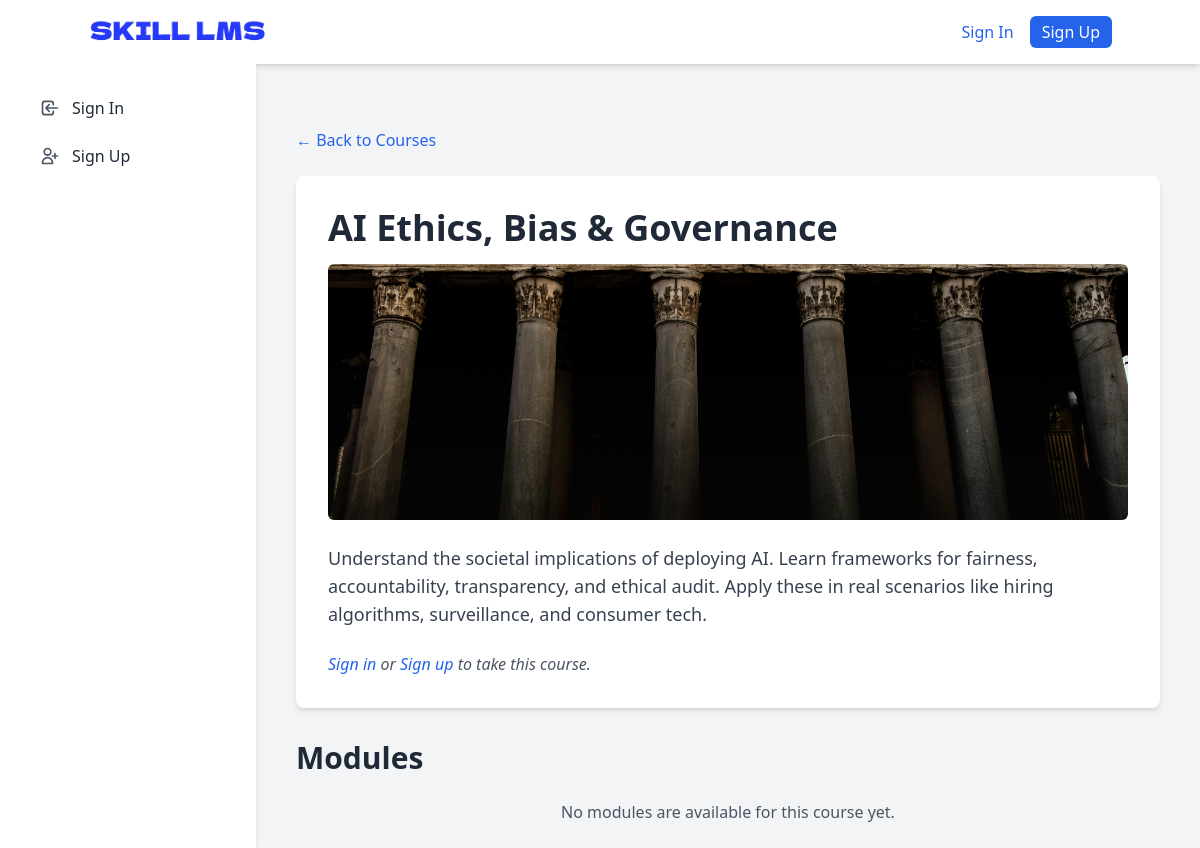
/courses/ai-ethics-bias-governance/, run on the app's committed database.
### courses/models.py (models this page shows, shortened)
class Course(models.Model):
    title = models.CharField(max_length=200, help_text="Title of the course.")
    slug = models.SlugField(unique=True, max_length=200, help_text="URL-friendly identifier for the course.")
    description = models.TextField(blank=True, help_text="Brief overview of the course.")
    image = models.ImageField(
        upload_to='course_images/',
        blank=True,
        null=True,
        help_text="Thumbnail or banner image for the course."
    )
    created_at = models.DateTimeField(auto_now_add=True)
    updated_at = models.DateTimeField(auto_now=True)
    class Meta:
        verbose_name_plural = "Courses"
        ordering = ['title']

### courses/views.py (the view)
# urls.py: path('<slug:course_slug>/', views.course_detail, name='course_detail'),
def course_detail(request, course_slug):
    course = get_object_or_404(Course, slug=course_slug)
    modules = course.modules.all().order_by('order')
    return render(request, 'courses/course_detail.html', {
        'course': course,
        'modules': modules,
    })

### templates/courses/course_detail.html (shortened to what this page needs)
{% extends 'base.html' %}
{% block content %}
    <div class="container mx-auto mt-10 px-4">
        <div class="mb-6">
            <a href="{% url 'courses:course_list' %}" class="text-blue-600 hover:underline">← Back to Courses</a>
        </div>
        <div class="bg-white rounded-lg shadow-md p-8 mb-8">
            <h1 class="text-4xl font-bold text-gray-800 mb-4">{{ course.title }}</h1>
            {% if course.image %}
                <img src="{{ course.image.url }}" alt="{{ course.title }} banner" class="w-full h-64 object-cover rounded-md mb-6">
            {% endif %}
            <p class="text-gray-700 text-lg mb-6">{{ course.description }}</p>
            {% if user.is_authenticated %}
                <form method="post" action="{% url 'users:take_course' course.slug %}">
                    {% csrf_token %}
                    <button type="submit"
                            class="bg-green-500 hover:bg-green-700 text-white font-bold py-2 px-4 rounded focus:outline-none focus:shadow-outline">
                        Take This Course
                    </button>
                </form>
            {% else %}
                 <p class="text-gray-600 italic">
                     <a href="{% url 'users:signin' %}" class="text-blue-600 hover:underline">Sign in</a> or
                     <a href="{% url 'users:signup' %}" class="text-blue-600 hover:underline">Sign up</a> to take this course.
                 </p>
            {% endif %}
        </div>
        <h2 class="text-3xl font-semibold text-gray-800 mb-6">Modules</h2>
        <div class="space-y-6">
            {% for module in modules %}
                <div class="bg-white rounded-lg shadow-md p-6">
                    <h3 class="text-2xl font-semibold text-gray-800 mb-4">{{ module.order }}. {{ module.title }}</h3>
                    {% if module.description %}
                         <p class="text-gray-600 mb-4">{{ module.description }}</p>
                    {% endif %}
                    {% if module.lessons.all %}
                        <ul class="list-disc list-inside space-y-2">
                            {% for lesson in module.lessons.all %}
                                <li class="text-gray-700">
                                    <a href="{% url 'courses:lesson_detail' course.slug lesson.slug %}" class="text-blue-600 hover:underline">
                                        {{ lesson.order }}. {{ lesson.title }}
                                    </a>
                                </li>
                            {% endfor %}
                        </ul>
                    {% else %}
                        <p class="text-gray-600 italic">No lessons in this module yet.</p>
                    {% endif %}
                </div>
            {% empty %}
                <div class="text-center text-gray-600">
                    No modules are available for this course yet.
                </div>
            {% endfor %}
        </div>
    </div>
{% endblock %}

### templates/base.html (shortened to what this page needs)
{% load static %}
<!DOCTYPE html>
<html lang="en">
<head>
    <script src="https://cdn.tailwindcss.com"></script>
</head>
<body class="bg-gray-100 font-sans">
    {% include 'partials/_navbar.html' %}
    <div id="content-area" class="flex flex-grow">
        {% include 'partials/_sidebar.html' %}
        <main class="flex-grow p-6">
            {% block content %}
            {% endblock %}
        </main>
    </div>
</body>
</html>

### templates/partials/_navbar.html
{% load static %}
<nav class="bg-white p-4 shadow-md">
    <div class="container mx-auto flex justify-between items-center">
        <a href="{% url 'users:dashboard' %}" class="text-gray-800 text-2xl font-bold">
            <img class="h-8" src="{% static 'img/logo.png' %}" alt="Skill-LMS Logo">
        </a>
        <div class="flex items-center space-x-4">
            {% if user.is_authenticated %}
                <span class="text-gray-800">Welcome, {{ user.username }}!</span>
                <a href="{% url 'users:signout' %}" class="bg-blue-600 text-white px-3 py-1 rounded-md hover:bg-blue-700">Sign Out</a>
            {% else %}
                <a href="{% url 'users:signin' %}" class="text-blue-600 hover:underline">Sign In</a>
                <a href="{% url 'users:signup' %}" class="bg-blue-600 text-white px-3 py-1 rounded-md hover:bg-blue-700">Sign Up</a>
            {% endif %}
        </div>
    </div>
</nav>

### templates/partials/_sidebar.html
<aside class="w-64 bg-white text-gray-800 p-6 space-y-6 flex-shrink-0 shadow-md">
    <nav>
        <ul class="space-y-2">
            {% if user.is_authenticated %}
                <li>
                    <a href="{% url 'users:dashboard' %}" class="flex items-center py-2 px-4 rounded transition duration-200 hover:bg-gray-200">
                        <svg xmlns="http://www.w3.org/2000/svg" class="h-5 w-5 mr-3 text-gray-600" fill="none" viewBox="0 0 24 24" stroke="currentColor" stroke-width="2">
                          <path stroke-linecap="round" stroke-linejoin="round" d="M3 12l2-2m0 0l7-7 7 7M5 10v10a1 1 0 001 1h3m10-11v10a1 1 0 001 1h3m-6 0a1 1 0 001-1v-4a1 1 0 011-1h2a1 1 0 011 1v4a1 1 0 001 1m-6 0h.01" />
                        </svg>
                        Dashboard
                    </a>
                </li>
                 <li>
                    <a href="{% url 'users:my_courses' %}" class="flex items-center py-2 px-4 rounded transition duration-200 hover:bg-gray-200">
                        <svg xmlns="http://www.w3.org/2000/svg" class="h-5 w-5 mr-3 text-gray-600" fill="none" viewBox="0 0 24 24" stroke="currentColor" stroke-width="2">
                            <path stroke-linecap="round" stroke-linejoin="round" d="M12 6.253v13m0-13C10.832 5.477 9.246 5 7.5 5S4.168 5.477 3 6.253v13C4.168 18.477 5.754 18 7.5 18s3.332.477 4.5 1.253m0-13C13.168 5.477 14.754 5 16.5 5c1.746 0 3.332.477 4.5 1.253v13C19.832 18.477 18.246 18 16.5 18c-1.746 0-3.332.477-4.5 1.253" />
                        </svg>
                        My Courses
                    </a>
                </li>
                 <li>
                    <a href="{% url 'courses:course_list' %}" class="flex items-center py-2 px-4 rounded transition duration-200 hover:bg-gray-200">
                        <svg xmlns="http://www.w3.org/2000/svg" class="h-5 w-5 mr-3 text-gray-600" fill="none" viewBox="0 0 24 24" stroke="currentColor" stroke-width="2">
                           <path stroke-linecap="round" stroke-linejoin="round" d="M4 6h16M4 10h16M4 14h16M4 18h16" />
                        </svg>
                        All Courses
                    </a>
                </li>
            {% else %}
                 <li>
                    <a href="{% url 'users:signin' %}" class="flex items-center py-2 px-4 rounded transition duration-200 hover:bg-gray-200">
                        <svg xmlns="http://www.w3.org/2000/svg" class="h-5 w-5 mr-3 text-gray-600" fill="none" viewBox="0 0 24 24" stroke="currentColor" stroke-width="2">
                            <path stroke-linecap="round" stroke-linejoin="round" d="M11 16l-4-4m0 0l4-4m-4 4h14m-5 4v1a3 3 0 01-3 3H6a3 3 0 01-3-3V7a3 3 0 013-3h7a3 3 0 013 3v1" />
                        </svg>
                        Sign In
                    </a>
                </li>
                 <li>
                    <a href="{% url 'users:signup' %}" class="flex items-center py-2 px-4 rounded transition duration-200 hover:bg-gray-200">
                         <svg xmlns="http://www.w3.org/2000/svg" class="h-5 w-5 mr-3 text-gray-600" fill="none" viewBox="0 0 24 24" stroke="currentColor" stroke-width="2">
                            <path stroke-linecap="round" stroke-linejoin="round" d="M18 9v3m0 0v3m0-3h3m-3 0h-3m-2-5a4 4 0 11-8 0 4 4 0 018 0zM3 20a6 6 0 0112 0v1H3v-1z" />
                        </svg>
                        Sign Up
                    </a>
                </li>
            {% endif %}
        </ul>
    </nav>
</aside>

### templates/base.html (style rules this page uses)
body { display: flex; min-height: 100vh; flex-direction: column; }
#content-area { flex: 1; display: flex; }
main { flex-grow: 1; padding: 1.5rem; }

### data on the page
Course: title "AI Ethics, Bias & Governance", image (picture), description "Understand the societal implications of deploying AI. Learn frameworks for fairness, accountability, transparency, and ethical audit. Apply these in real scenarios like hiring algorithms, surveillance, and consumer tech."
